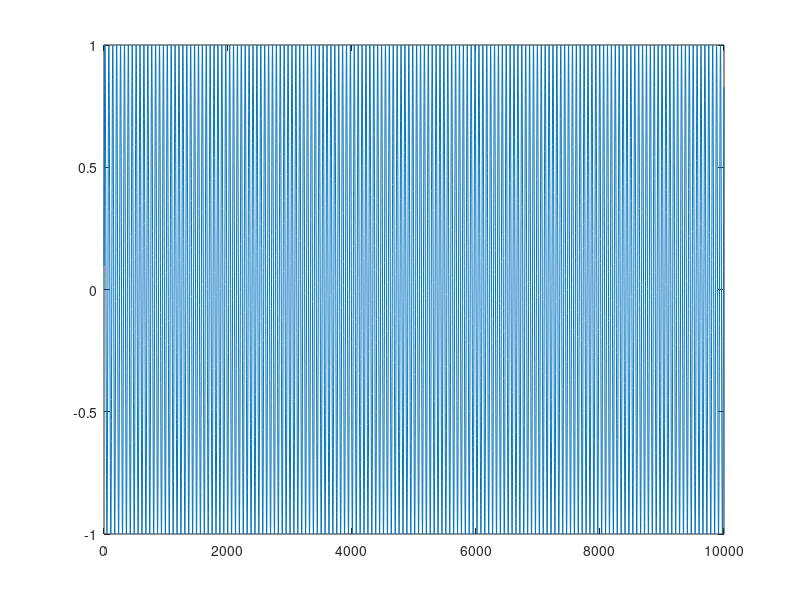
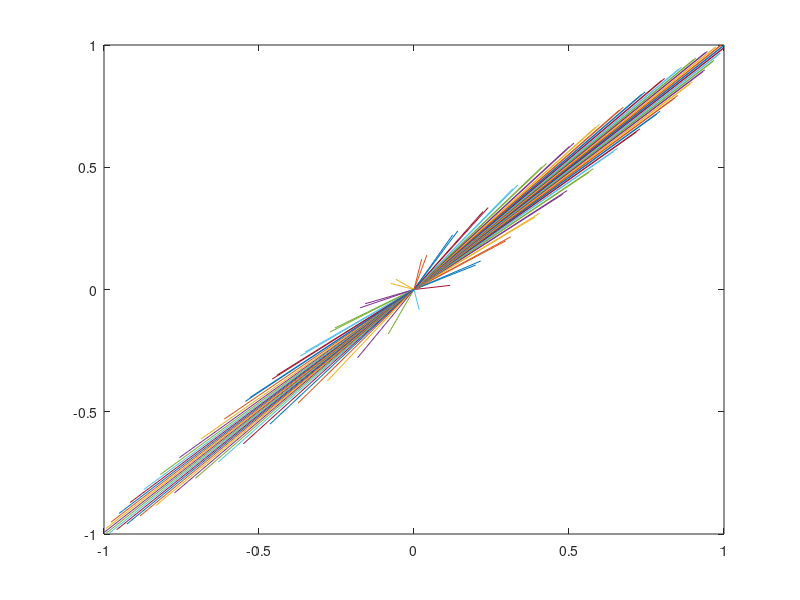
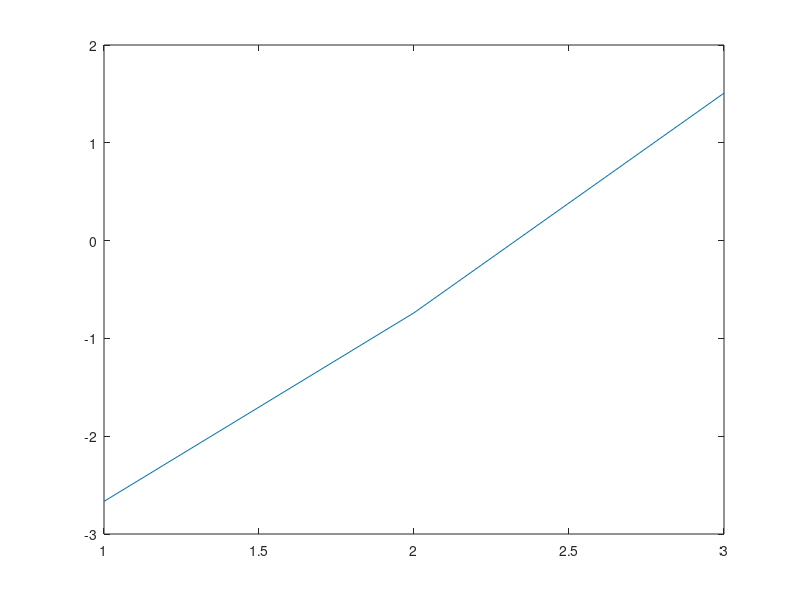

MATLAB code to generate these figures, in order: (Note: this script raises an error after producing the figures.)
clear variables
close all

filter_length = 2 ;

Sim_setup.Real_filter_sample_rate = 22050 ; % Hz
Sim_setup.ANC_sample_rate = 3000 ; % Hz

Parameters = struct() ;

sweep_sim_number = 3 ;
Parameters.Alg_8.lambda = linspace(0.5, 0.8, sweep_sim_number) ;
% Parameters.Alg_6.lambda = linspace(0.5, 0.8, sweep_sim_number) ;

plot_all_error_curves = true ;

t = 1:10000 ;
Input = sin(0.1*t) ;
% Input = (-1).^t ;
figure(1096)
plot(Input)

figure(1097)
for i=2:100
    plot([0, Input(i)], [0, Input(i-1)])
    hold on 
    drawnow
end

% Impulse response of the unknown system
rng(1) ;
% Sh = [1; 1] ;
Sh = randn(3, 1) ;
figure(1098)
plot(Sh)

% figure(1099)
% for i=1:length(Input)-1
%     plot([0, Input(i+1)], [0, Input(i)])
%     hold on
% end
% figure(1100)
% scatter(Sh(1), Sh(2))

% Desired signal acquisition
Expected_output = zeros(length(Input), 1) ;
Buffer = zeros(1, length(Sh)) ;
for i = 1:length(Input)
    Buffer = [Input(i) Buffer(1:length(Buffer)-1)] ;
    Expected_output(i) = Buffer * Sh ;
end

ANC_start_sample = length(Sh) ;
Print_specific_case_results(Input, Expected_output, ANC_start_sample, Parameters, Sim_setup, plot_all_error_curves) ;

